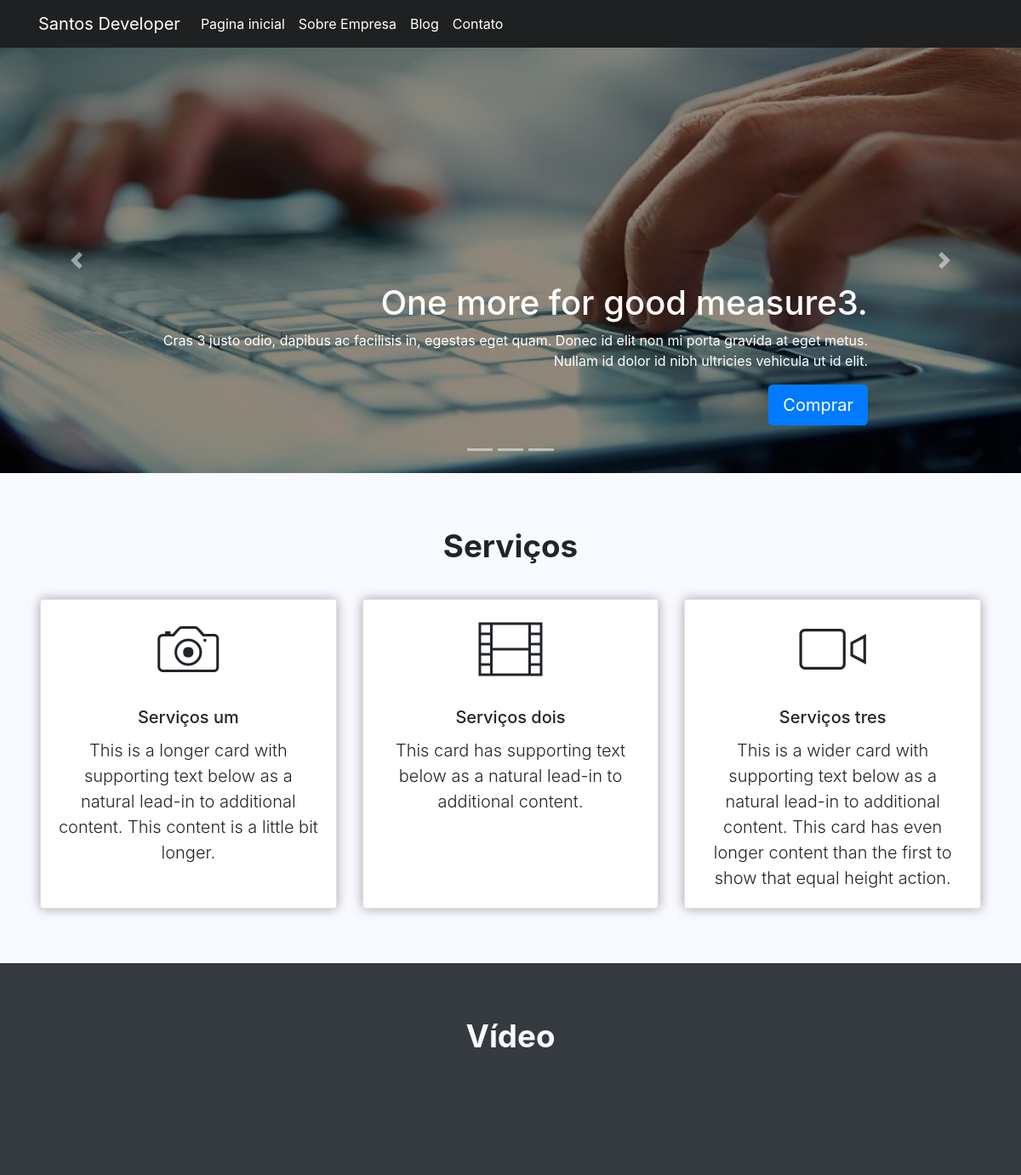
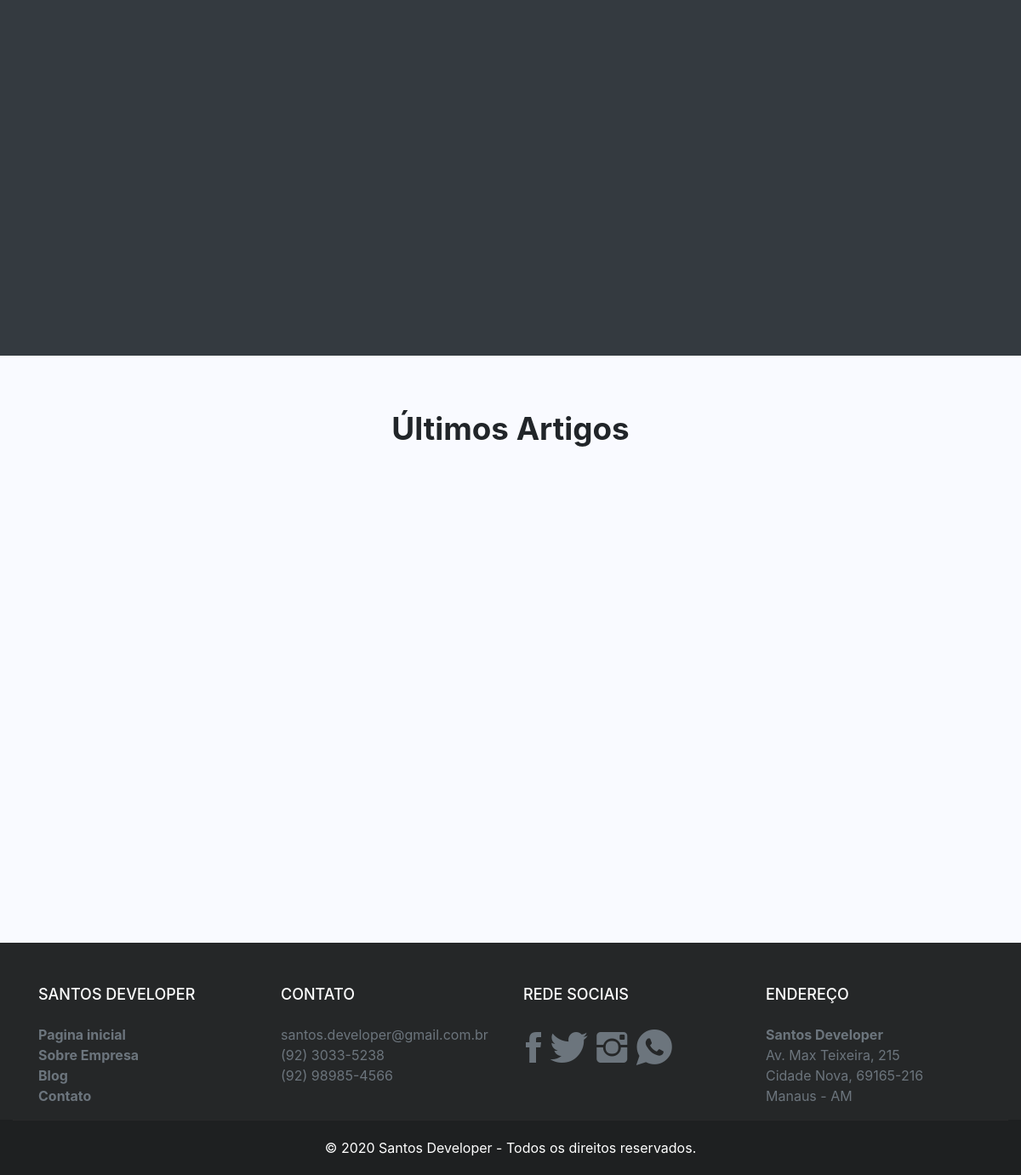
The page /site/index.php on the database its author committed (2 pictures, top to bottom).
### tables this page shows
CREATE TABLE `sts_paginas` (
  `id` int(11) NOT NULL,
  `controller` varchar(220) NOT NULL,
  `endereco` varchar(220) NOT NULL,
  `nome_pagina` varchar(220) NOT NULL,
  `titulo` varchar(220) NOT NULL,
  `obs` text DEFAULT NULL,
  `keywords` varchar(220) NOT NULL,
  `description` varchar(220) NOT NULL,
  `author` varchar(50) NOT NULL,
  `imagem` varchar(120) DEFAULT NULL,
  `lib_bloqueado` int(11) NOT NULL DEFAULT 2,
  `ordem_paginas` int(11) NOT NULL,
  `sts_tipos_pagina_id` int(11) NOT NULL,
  `sts_robot_id` int(11) NOT NULL,
  `sts_situacao_pagina_id` int(11) NOT NULL DEFAULT 2,
  `created` datetime NOT NULL,
  `modified` datetime DEFAULT NULL
);

CREATE TABLE `sts_carousels` (
  `id` int(11) NOT NULL,
  `nome` varchar(220) NOT NULL,
  `imagem` varchar(220) NOT NULL,
  `titulo` varchar(220) DEFAULT NULL,
  `descricao` varchar(220) DEFAULT NULL,
  `posicao_text` varchar(40) DEFAULT NULL,
  `titulo_botao` varchar(40) DEFAULT NULL,
  `link` varchar(220) DEFAULT NULL,
  `ordem` int(11) NOT NULL,
  `adms_cor_id` int(11) DEFAULT NULL,
  `adms_situacoes_id` int(11) NOT NULL,
  `created` datetime NOT NULL,
  `modified` datetime DEFAULT NULL
);

CREATE TABLE `sts_servicos` (
  `id` int(11) NOT NULL,
  `titulo` varchar(250) NOT NULL,
  `icone_um` varchar(40) NOT NULL,
  `nome_um` varchar(120) NOT NULL,
  `descricao_um` varchar(220) NOT NULL,
  `icone_dois` varchar(40) NOT NULL,
  `nome_dois` varchar(120) NOT NULL,
  `descricao_dois` varchar(220) NOT NULL,
  `icone_tres` varchar(40) NOT NULL,
  `nome_tres` varchar(120) NOT NULL,
  `descricao_tres` varchar(220) NOT NULL,
  `created` datetime NOT NULL,
  `modified` datetime DEFAULT NULL
);

CREATE TABLE `sts_videos` (
  `id` int(11) NOT NULL,
  `titulo` varchar(120) NOT NULL,
  `descricao` varchar(220) NOT NULL,
  `video` varchar(220) NOT NULL,
  `created` datetime NOT NULL,
  `modified` datetime DEFAULT NULL
);

CREATE TABLE `sts_footer` (
  `id` int(11) NOT NULL,
  `nome_empresa` varchar(220) NOT NULL,
  `copyright` varchar(220) NOT NULL,
  `email` varchar(220) NOT NULL,
  `telefone1` varchar(30) NOT NULL,
  `telefone2` varchar(30) NOT NULL,
  `facebook_url` varchar(220) NOT NULL,
  `twitter_url` varchar(220) NOT NULL,
  `instagram_url` varchar(220) NOT NULL,
  `whatsapp_url` varchar(220) NOT NULL,
  `rua` varchar(100) NOT NULL,
  `bairro` varchar(100) NOT NULL,
  `cidade` varchar(100) NOT NULL,
  `numero` varchar(8) NOT NULL,
  `cep` varchar(10) NOT NULL,
  `uf` char(2) NOT NULL,
  `sts_tipos_paginas_id` int(11) NOT NULL,
  `created` datetime NOT NULL,
  `modified` datetime DEFAULT NULL
);

### site/app/sts/Views/home/home.php (the view, shortened to what the rows shown need)
<main role="main">
    <div id="myCarousel" class="carousel slide" data-ride="carousel">
        <ol class="carousel-indicators">
            <?php
            $contMarc = 0;
            foreach ($this->dados['stsCarousels'] as $carousel) {
                echo "<li data-target='#myCarousel' data-slide-to='$contMarc'></li>";
                $contMarc++;
            }
            ?>
        </ol>
        <div class="carousel-inner">
            <?php
            $contSlide = 0;
            foreach ($this->dados['stsCarousels'] as $carousel) {
                extract($carousel);
                ?>
                <div class="carousel-item
                <?php
                if ($contSlide == 0) {
                    echo 'active';
                }
                ?>">
                    <img class="first-slide img-fluid"
                         src="<?php echo URL . '/assets/images/carousel/'
                                 . $id . '/' . $imagem; ?>"
                         alt="<?php echo $titulo; ?>">
                    <div class="container">
                        <div class="carousel-caption <?php echo $posicao_text; ?>">
                            <h1 class="d-none d-md-block"><?php echo $titulo; ?></h1>
                            <p class="d-none d-md-block"><?php echo $descricao; ?></p>
                            <p class="d-none d-md-block">
                                <a class="btn btn-lg btn-<?php echo $cor; ?>"
                                   href="<?php echo $link ?>"
                                   role="button"><?php echo $titulo_botao; ?>
                                </a>
                            </p>
                        </div>
                    </div>
                </div>
                <?php
                $contSlide++;
            }
            ?>
        </div>
        <a class="carousel-control-prev" href="#myCarousel" role="button" data-slide="prev">
            <span class="carousel-control-prev-icon" aria-hidden="true"></span>
        </a>
        <a class="carousel-control-next" href="#myCarousel" role="button" data-slide="next">
            <span class="carousel-control-next-icon" aria-hidden="true"></span>
        </a>
    </div>
    <?php extract($this->dados['stsServicos'][0]); ?>
    <div class="jumbotron servicos">
        <div class="container">
            <h2 class="display-4 text-center servicosh2"><?php echo $titulo; ?></h2>
            <div class="card-deck">
                <div class="card text-center add-shadow animation-left">
                    <div class="icon-row tamanh-icone">
                        <span class="step size-96 link-mouse">
                            <i class="icon <?php echo $icone_um; ?>"></i>
                        </span>
                    </div>
                    <div class="card-body">
                        <h5 class="card-title"><?php echo $nome_um; ?></h5>
                        <p class="card-text lead"><?php echo $descricao_um; ?></p>
                    </div>
                </div>
                <div class="card text-center add-shadow animation-bottom">
                    <div class="icon-row tamanh-icone">
                        <span class="step size-96 link-mouse">
                            <i class="icon <?php echo $icone_dois; ?>"></i>
                        </span>
                    </div>
                    <div class="card-body">
                        <h5 class="card-title"><?php echo $nome_dois; ?></h5>
                        <p class="card-text lead"><?php echo $descricao_dois; ?></p>
                    </div>
                </div>
                <div class="card text-center add-shadow animation-right">
                    <div class="icon-row tamanh-icone ">
                        <span class="step size-96 link-mouse">
                            <i class="icon <?php echo $icone_tres; ?>"></i>
                        </span>
                    </div>
                    <div class="card-body">
                        <h5 class="card-title"><?php echo $nome_tres; ?></h5>
                        <p class="card-text lead"><?php echo $descricao_tres; ?></p>
                    </div>
                </div>
            </div>
        </div>
    </div>
    <?php extract($this->dados['stsVideos'][0]); ?>
    <div class="jumbotron bg-dark text-light video">
        <div class="container">
            <h2 class="display-4 text-center video-titulo servicosh2"><?php echo $titulo; ?></h2>
        </div>
    </div>
    <div class="jumbotron blog-home">
        <div class="container">
            <h2 class="display-4 text-center servicosh2">Últimos Artigos</h2>
            <div class="card-deck blog-text">
            </div>
        </div>
    </div>
</main>

### site/app/sts/Views/include/menu.php (shortened to what the rows shown need)
<header>
    <nav class="navbar navbar-expand-md navbar-dark fixed-top header-navbar">
        <div class="container">
            <a class="navbar-brand" href="<?php echo URL; ?>">Santos Developer</a>
            <div class="collapse navbar-collapse" id="navbarCollapse">
                <ul class="navbar-nav mr-auto">
                    <?php
                    foreach ($this->dados['menu'] as $menu) {
                        extract($menu);
                        ?>
                        <li class="nav-item">
                            <a class="nav-link text-white link-mouse"
                               href="<?php echo URL . $endereco; ?>">
                                   <?php echo $nome_pagina; ?>
                            </a>
                        </li>
                        <?php
                    }
                    ?>
                </ul>
            </div>
        </div>
    </nav>
</header>

### site/app/sts/Views/include/footer.php (shortened to what the rows shown need)
<footer class="footer">
    <div class="container text-muted">
        <div class="row">
            <div class="col-xl-3 col-lg-3 col-md-6 col-sm-6">
                <h4 class="text-white">Santos Developer</h4>
                <ul class="list-unstyled">
                    <?php
                    foreach ($this->dados['menu'] as $menu) {
                        extract($menu);
                        ?>
                        <li class="menu-footer">
                            <a class="text-muted font-weight-bold link-mouse"
                               href="<?php echo URL . $endereco; ?>">
                                   <?php echo $nome_pagina; ?>
                            </a>
                        </li>
                        <?php
                    }
                    ?>
                </ul>
            </div>
            <?php extract($this->dados['stsFooter'][0]); ?>
            <div class="col-xl-3 col-lg-3 col-md-6 col-sm-6">
                <h4 class="text-white">Contato</h4>
                <div class="company-contact">
                    <ul class="list-unstyled">
                        <li>
                            <a class="text-muted link-mouse" href="mailto:">
                                <?php echo $email ?>
                            </a>
                        </li>
                        <li>
                            <i class="fa fa-phone"></i><a><?php echo $telefone1 ?></a><br>
                            <i class="fa fa-phone"></i><a><?php echo $telefone2 ?></a>
                        </li>
                    </ul>
                </div>
            </div>
            <div class="col-xl-3 col-lg-3 col-md-6 col-sm-6">
                <h4 class="text-white">Rede Sociais</h4>
                <div class="company-social">
                    <ul class="list-unstyled">
                        <li>
                            <span class="step size-48">
                                <a href="<?php echo $facebook_url; ?>" class="link-mouse text-muted" target="_blank">
                                    <i class="icon ion-social-facebook"></i>
                                </a>
                            </span>
                        </li>
                        <li>
                            <span class="step size-48">
                                <a href="<?php echo $twitter_url; ?>" class="link-mouse text-muted" target="_blank">
                                    <i class="icon icon ion-social-twitter"></i>
                                </a>
                            </span>
                        </li>
                        <li>
                            <span class="step size-48">
                                <a href="<?php echo $instagram_url; ?>" class="link-mouse text-muted" target="_blank">
                                    <i class="icon ion-social-instagram"></i>
                                </a>
                            </span>
                        </li>
                        <li>
                            <span class="step size-48">
                                <a href="<?php echo $whatsapp_url; ?>" class="link-mouse text-muted" target="_blank">
                                    <i class="icon ion-social-whatsapp"></i>
                                </a>
                            </span>
                        </li>
                    </ul>
                </div>
            </div>
            <div class="col-xl-3 col-lg-3 col-md-6 col-sm-6">
                <h4 class="text-white">Endereço</h4>
                <ul class="list-unstyled">
                    <li>
                        <strong><?php echo $nome_empresa ?></strong><br>
                        <span><?php echo $rua ?></span>, <span><?php echo $numero ?></span><br>
                        <span><?php echo $bairro ?></span>, <span><?php echo $cep ?></span><br>
                        <span><?php echo $cidade ?></span> - <span><?php echo $uf ?></span>
                    </li>
                </ul>
            </div>
        </div>
    </div>
    <div class="col-xl-12 col-lg-12 sub-footer">
        <p class="company-copyright text-white"><?php echo $copyright ?></p>
    </div
</footer>
</body>
</html>

### rows shown on the page
sts_paginas: nome_pagina "Pagina inicial"
sts_paginas: nome_pagina "Sobre Empresa"
sts_paginas: nome_pagina "Blog"
sts_paginas: nome_pagina "Contato"
sts_carousels: imagem (picture), titulo "One more for good measure3.", descricao "Cras 3 justo odio, dapibus ac facilisis in, egestas eget quam. Donec id elit non mi porta gravida at eget metus. Nullam id dolor id nibh ultricies vehicula ut id elit.", titulo_botao "Comprar"
sts_servicos: titulo "Serviços", nome_um "Serviços um", descricao_um "This is a longer card with supporting text below as a natural lead-in to additional content. This content is a little bit longer.", nome_dois "Serviços dois", descricao_dois "This card has supporting text below as a natural lead-in to additional content.", nome_tres "Serviços tres", descricao_tres "This is a wider card with supporting text below as a natural lead-in to additional content. This card has even longer content than the first to show that equal height action."
sts_videos: titulo "Vídeo"
sts_footer: email "santos.developer@gmail.com.br", telefone1 "(92) 3033-5238", telefone2 "(92) 98985-4566", nome_empresa "Santos Developer", rua "Av. Max Teixeira", numero "215", bairro "Cidade Nova", cep "69165-216", cidade "Manaus", uf "AM", copyright "© 2020 Santos Developer - Todos os direitos reservados."
